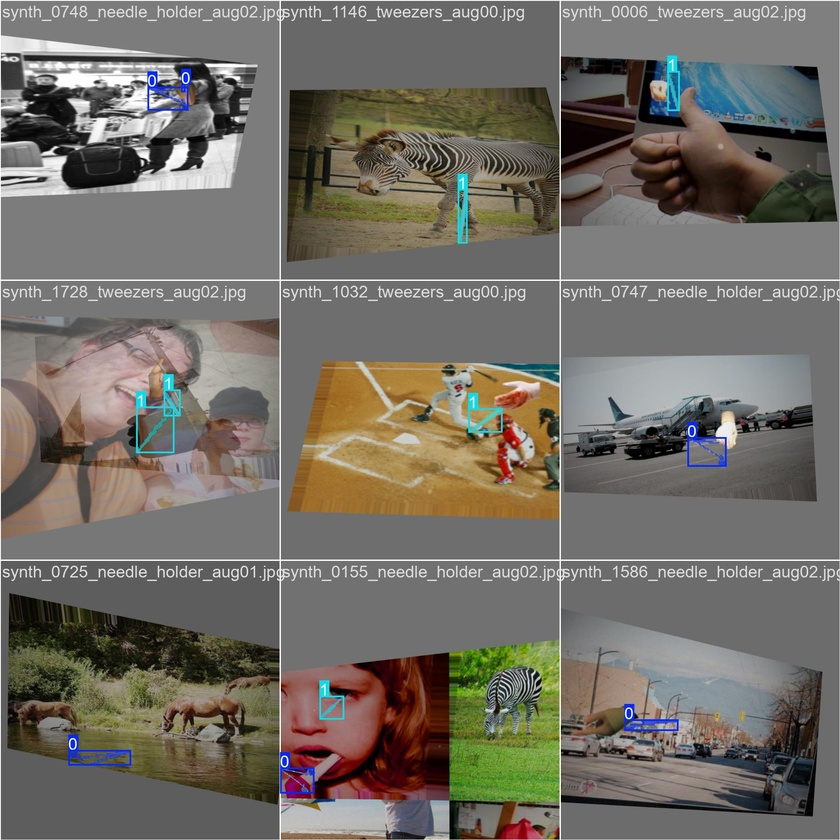
#> input picture model_trained_synthetic_data/train_batch0.jpg, 840 x 840 px, shrunk from 1920 x 1920 before the run
$ python -i augment_yolo_seg_surgery.py   (imports and definitions only)
#> lines starting #> are read from the running program, lines starting #| are printed output that depends on the picture
#> further down, picture is the input picture: shape (840, 840, 3); mean B, G, R 101.5, 109.3, 113.7

import argparse
from pathlib import Path
import random
import os

import cv2
import numpy as np


# [87 lines left out: functions parse_yolo_seg_line, load_yolo_label, polygon_area, clamp_polygon, yolo_bbox_from_polygon, rect_poly_from_yolo_bbox and 2 more, not called in this run]


def apply_affine_to_points(pts: np.ndarray, M: np.ndarray) -> np.ndarray:
    pts_h = np.hstack([pts, np.ones((pts.shape[0], 1), dtype=np.float32)])  # Nx3
    return (pts_h @ M.T).astype(np.float32)


# [29 lines left out: functions perspective_matrix, motion_blur, add_noise, not called in this run]


def adjust_contrast_brightness(img, alpha=1.0, beta=0):
    out = img.astype(np.float32) * alpha + beta
    return np.clip(out, 0, 255).astype(np.uint8)


def shift_hsv(img, dh=0, ds=0, dv=0):
#> called with dh = 0, ds = 0, dv = 0
    hsv = cv2.cvtColor(img, cv2.COLOR_BGR2HSV)
#> hsv: shape (840, 840, 3); mean H, S, V 24.3, 44.9, 117.3
    h, s, v = cv2.split(hsv)
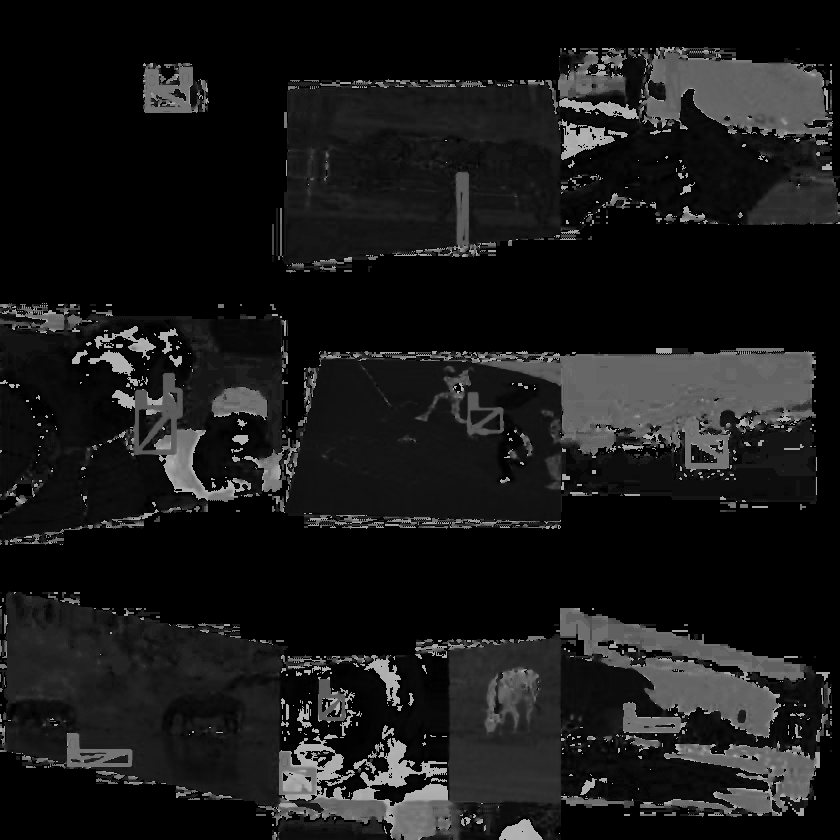
#> h: shape (840, 840); min 0, max 179, mean 24.3
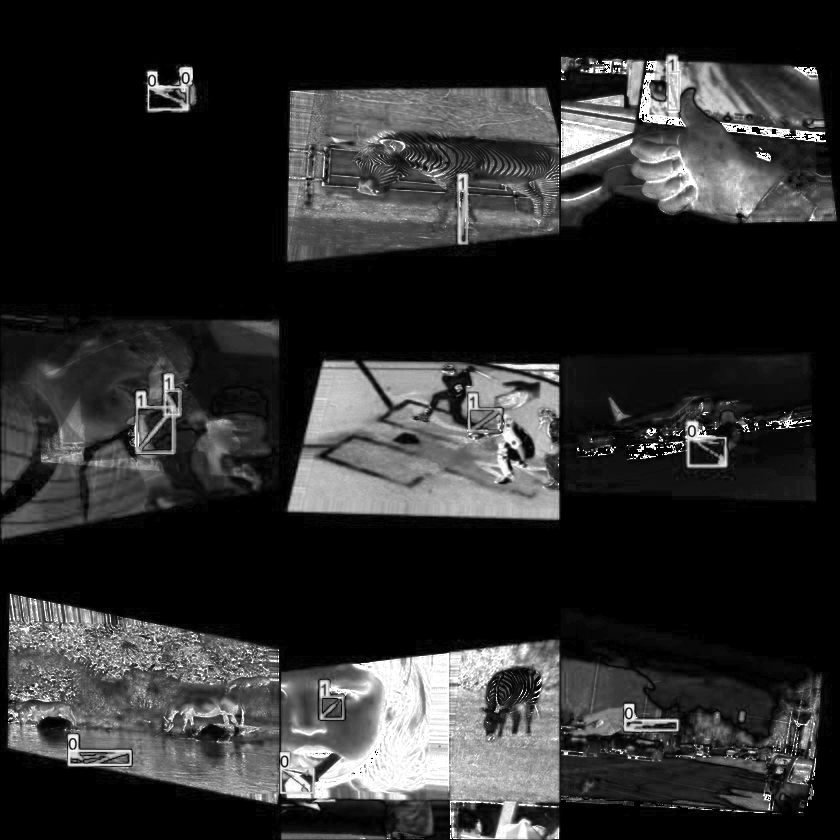
#> s: shape (840, 840); min 0, max 255, mean 44.9
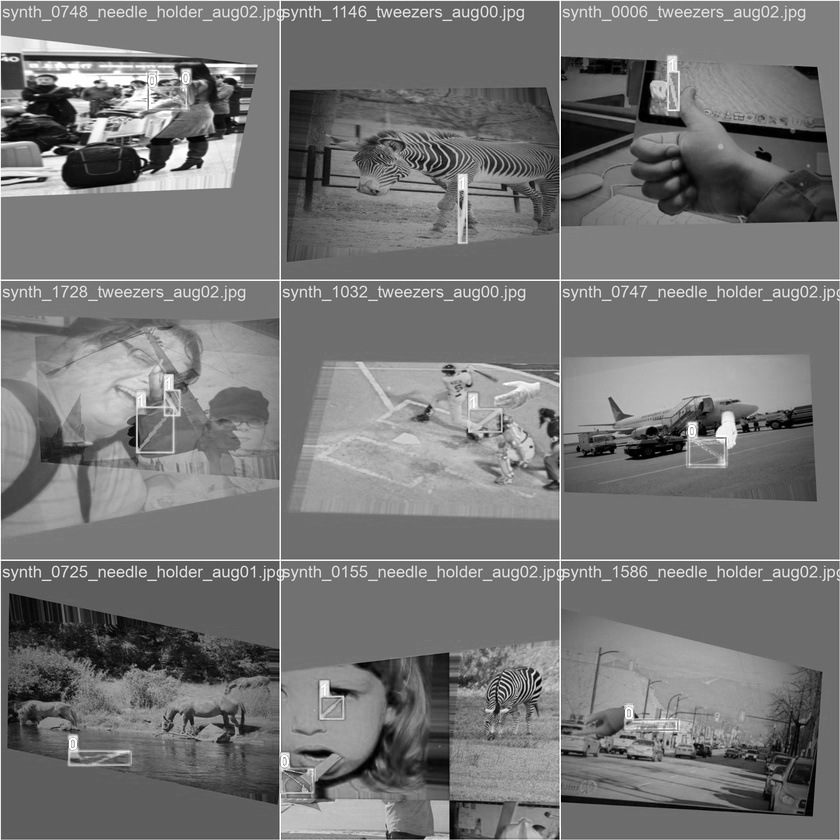
#> v: shape (840, 840); min 0, max 255, mean 117.3
    h = ((h.astype(np.int16) + dh) % 180).astype(np.uint8)
    s = np.clip(s.astype(np.int16) + ds, 0, 255).astype(np.uint8)
    v = np.clip(v.astype(np.int16) + dv, 0, 255).astype(np.uint8)
    hsv2 = cv2.merge([h, s, v])
    return cv2.cvtColor(hsv2, cv2.COLOR_HSV2BGR)


# [172 lines left out: functions jpeg_compress, add_vignette, add_specular_highlights, process_one, main, not called in this run]

# [2 lines not run here, left out]

>>> import cv2
>>> picture = cv2.imread('model_trained_synthetic_data/train_batch0.jpg')
>>> result = shift_hsv(picture)

$ run again, on model_trained_synthetic_data/train_batch2.jpg
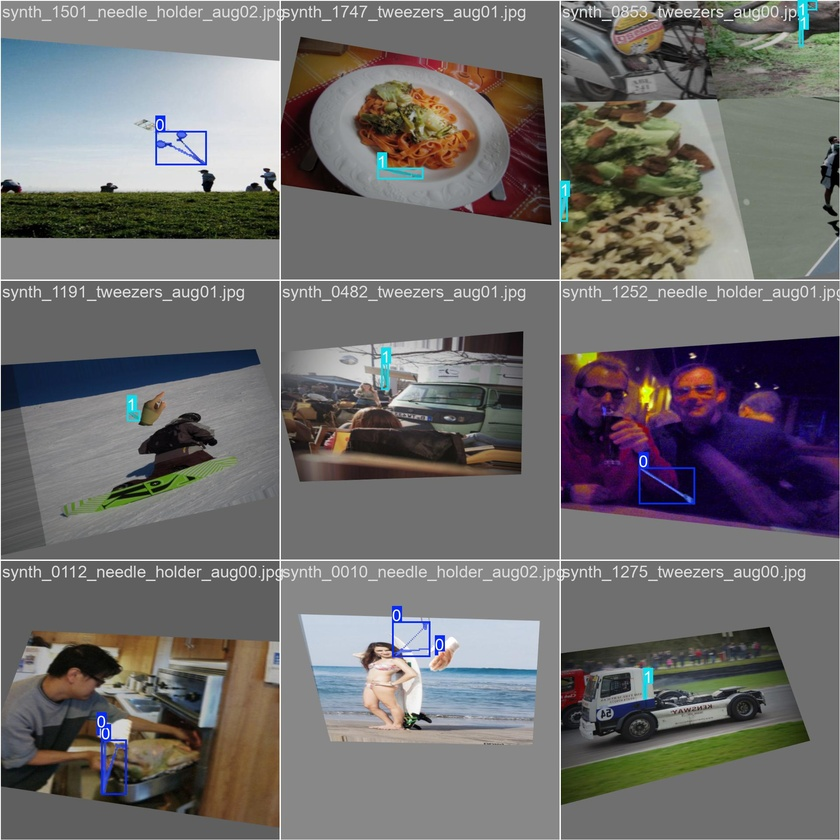
#> input picture model_trained_synthetic_data/train_batch2.jpg, 840 x 840 px, shrunk from 1920 x 1920 before the run
#> picture is the input picture: shape (840, 840, 3); mean B, G, R 109.2, 109.1, 111.1
#> hsv: shape (840, 840, 3); mean H, S, V 43.7, 48.4, 118.5
#> in shift_hsv, `h, s, v = cv2.split(hsv)`:
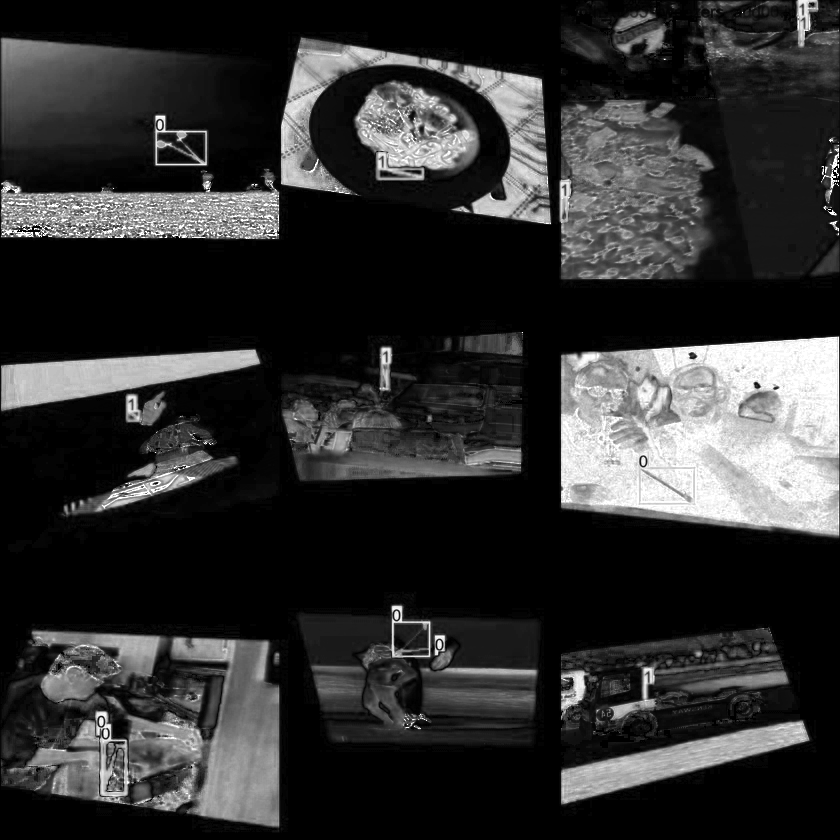
#> s: shape (840, 840); min 0, max 255, mean 48.4
#> in shift_hsv, `h, s, v = cv2.split(hsv)`:
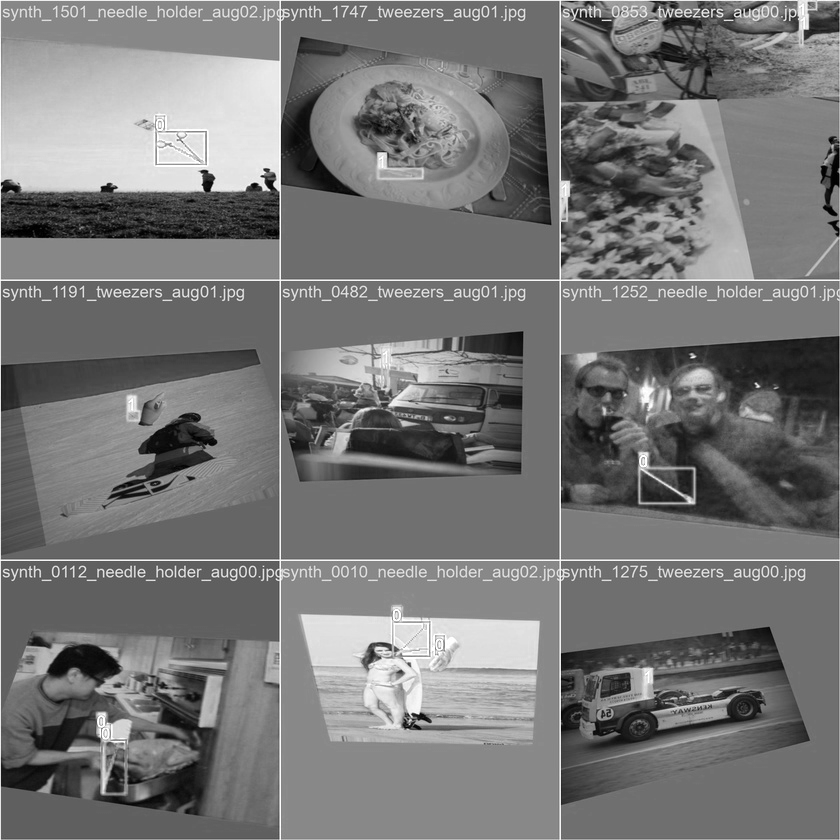
#> v: shape (840, 840); min 0, max 255, mean 118.5

$ run again, on model_trained_synthetic_data/train_batch75600.jpg
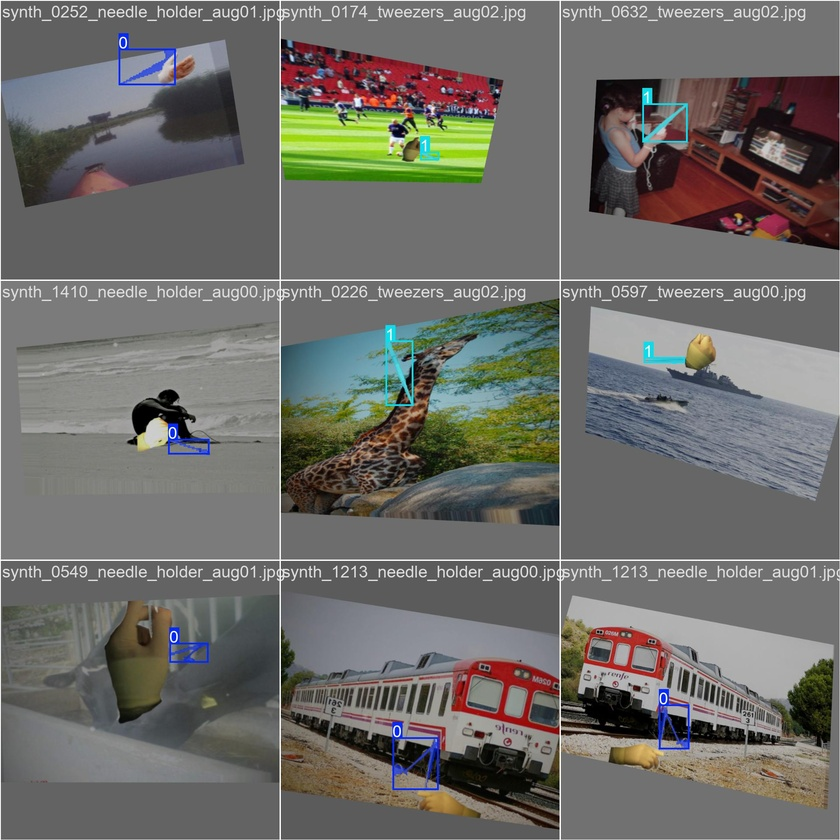
#> input picture model_trained_synthetic_data/train_batch75600.jpg, 840 x 840 px, shrunk from 1920 x 1920 before the run
#> picture is the input picture: shape (840, 840, 3); mean B, G, R 104.5, 108.1, 109.1
#> hsv: shape (840, 840, 3); mean H, S, V 38, 35.2, 114.8
#> in shift_hsv, `h, s, v = cv2.split(hsv)`:
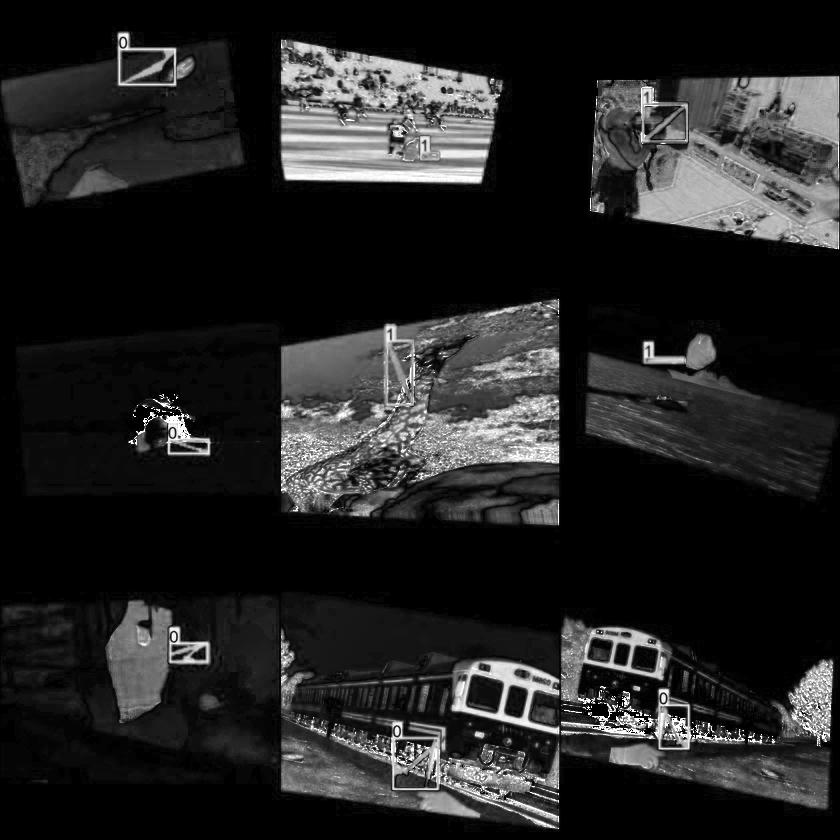
#> s: shape (840, 840); min 0, max 255, mean 35.2
#> in shift_hsv, `h, s, v = cv2.split(hsv)`:
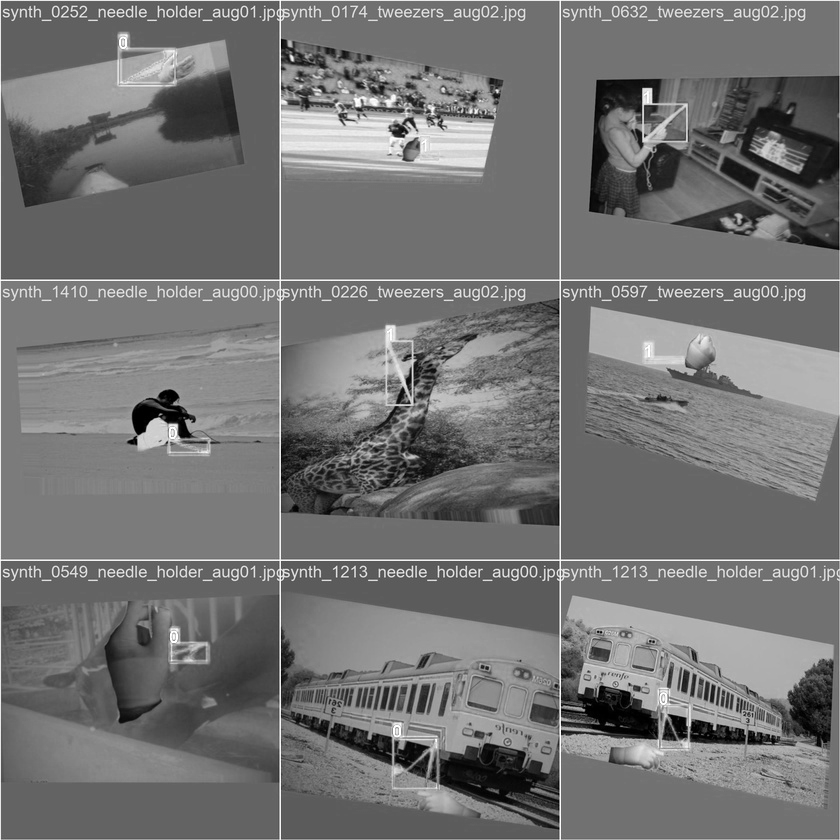
#> v: shape (840, 840); min 0, max 255, mean 114.8

$ run again, on model_trained_synthetic_data/train_batch75601.jpg
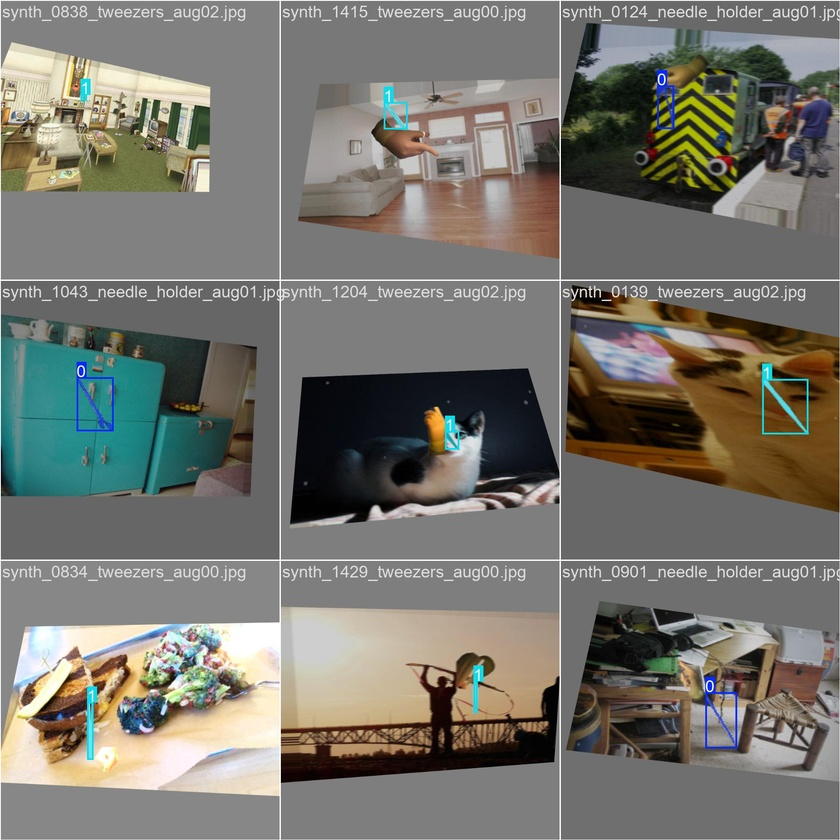
#> input picture model_trained_synthetic_data/train_batch75601.jpg, 840 x 840 px, shrunk from 1920 x 1920 before the run
#> picture is the input picture: shape (840, 840, 3); mean B, G, R 109.8, 117.2, 118.5
#> hsv: shape (840, 840, 3); mean H, S, V 27.3, 48.7, 124.5
#> in shift_hsv, `h, s, v = cv2.split(hsv)`:
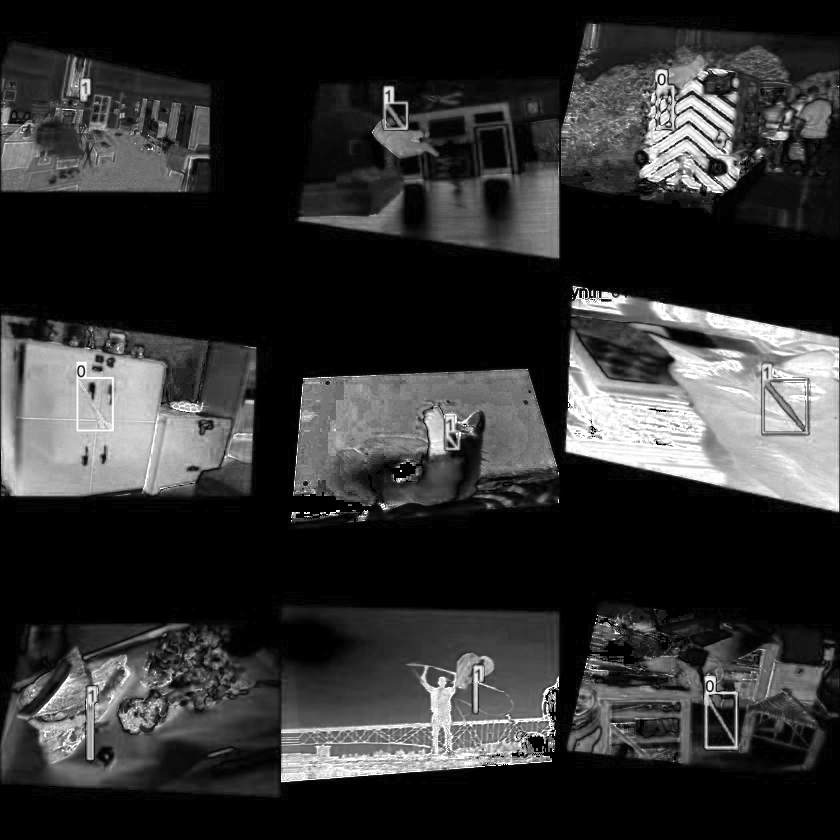
#> s: shape (840, 840); min 0, max 255, mean 48.7
#> in shift_hsv, `h, s, v = cv2.split(hsv)`:
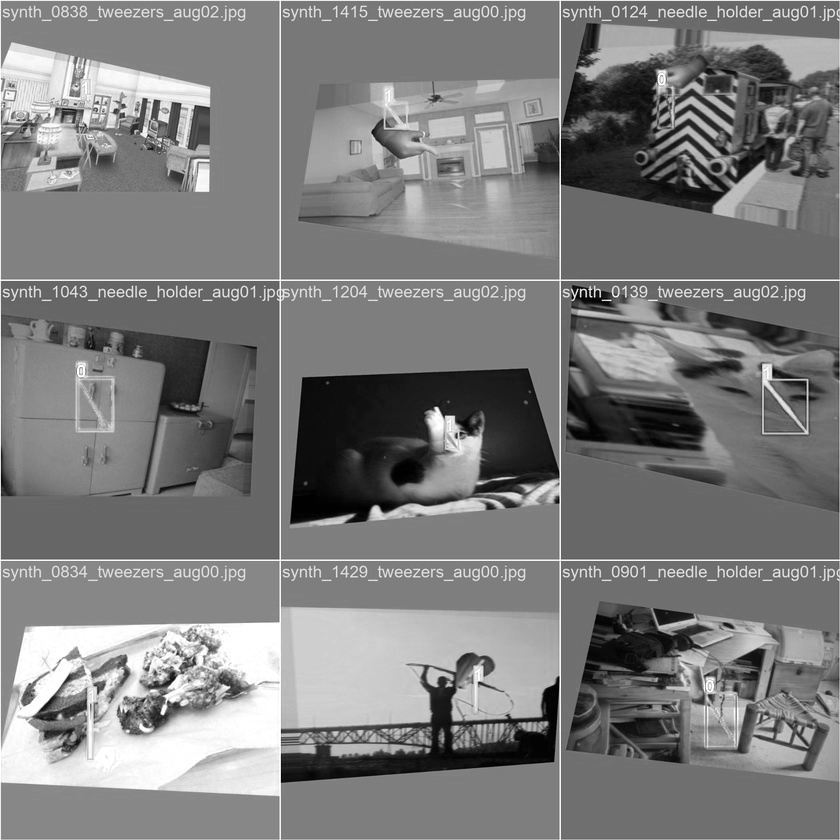
#> v: shape (840, 840); min 0, max 255, mean 124.5
